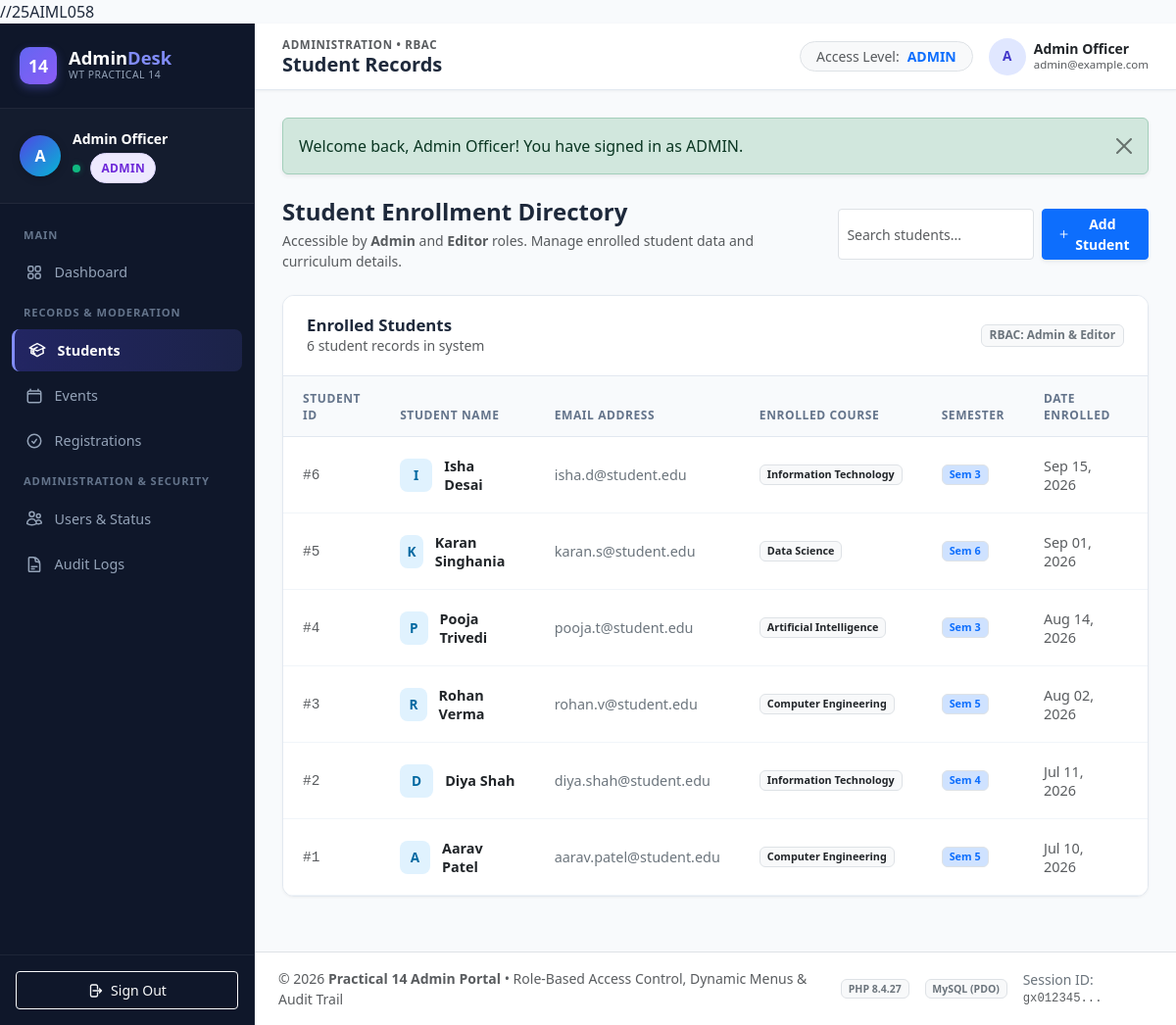
The app's page /admin/students.php (signed in) with its own data.
### tables this page shows
CREATE TABLE `students` (
    `id` INT UNSIGNED AUTO_INCREMENT PRIMARY KEY,
    `name` VARCHAR(100) NOT NULL,
    `email` VARCHAR(150) NOT NULL UNIQUE,
    `course` VARCHAR(100) NOT NULL,
    `semester` TINYINT UNSIGNED NOT NULL,
    `created_at` TIMESTAMP NOT NULL DEFAULT CURRENT_TIMESTAMP,
    INDEX `idx_students_course` (`course`)
);

### includes/auth.php (called while the page is built, shortened)
<?php
function e($value): string {
    return htmlspecialchars((string)($value ?? ''), ENT_QUOTES, 'UTF-8');
}

### admin/students.php (the view, shortened to what this page needs)
<?php
require_once __DIR__ . '/../includes/auth.php';
$stmt = $pdo->query('SELECT id, name, email, course, semester, created_at FROM students ORDER BY id DESC');
$students = $stmt->fetchAll();
require __DIR__ . '/../includes/header.php';
?>
<div class="d-flex flex-column flex-md-row justify-content-between align-items-md-center gap-3 mb-4">
    <div>
        <h2 class="h4 fw-bold mb-1">Student Enrollment Directory</h2>
        <p class="text-muted small mb-0">
            Accessible by <strong>Admin</strong> and <strong>Editor</strong> roles. Manage enrolled student data and curriculum details.
        </p>
    </div>
    <div class="d-flex gap-2">
        <input type="text" class="form-control form-control-sm" placeholder="Search students..." data-table-search="studentsTable" style="max-width: 200px;">
        <button class="btn btn-primary btn-sm fw-semibold d-flex align-items-center gap-1 shadow-sm px-3" data-bs-toggle="modal" data-bs-target="#addStudentModal">
            <svg xmlns="http://www.w3.org/2000/svg" style="width: 16px; height: 16px;" fill="none" viewBox="0 0 24 24" stroke="currentColor">
                <path stroke-linecap="round" stroke-linejoin="round" stroke-width="2" d="M12 4.5v15m7.5-7.5h-15" />
            </svg>
            <span>Add Student</span>
        </button>
    </div>
</div>
<div class="content-panel">
    <div class="panel-header">
        <div>
            <h2>Enrolled Students</h2>
            <span class="text-muted small"><?= count($students) ?> student records in system</span>
        </div>
        <span class="badge bg-light text-secondary border">RBAC: Admin &amp; Editor</span>
    </div>
    <div class="table-responsive">
        <table id="studentsTable" class="table table-modern align-middle">
            <thead>
                <tr>
                    <th>Student ID</th>
                    <th>Student Name</th>
                    <th>Email Address</th>
                    <th>Enrolled Course</th>
                    <th>Semester</th>
                    <th>Date Enrolled</th>
                    <th class="text-end">Actions</th>
                </tr>
            </thead>
            <tbody>
                <?php foreach ($students as $s): ?>
                    <tr>
                        <td class="font-monospace text-muted small">#<?= (int)$s['id'] ?></td>
                        <td>
                            <div class="person-cell">
                                <div class="cell-avatar" style="background: #e0f2fe; color: #0369a1;">
                                    <?= strtoupper(substr($s['name'], 0, 1)) ?>
                                </div>
                                <div class="fw-semibold text-dark"><?= e($s['name']) ?></div>
                            </div>
                        </td>
                        <td class="text-secondary small"><?= e($s['email']) ?></td>
                        <td>
                            <span class="badge bg-light text-dark border">
                                <?= e($s['course']) ?>
                            </span>
                        </td>
                        <td>
                            <span class="badge bg-primary-subtle text-primary border">
                                Sem <?= (int)$s['semester'] ?>
                            </span>
                        </td>
                        <td class="text-muted small">
                            <?= date('M d, Y', strtotime($s['created_at'])) ?>
                        </td>
                        <td class="text-end">
                        </td>
                    </tr>
                <?php endforeach; ?>
            </tbody>
        </table>
    </div>
</div>
<?php require __DIR__ . '/../includes/footer.php'; ?>

### assets/css/style.css (style rules this page uses)
:root { --primary: #4f46e5; --primary-hover: #4338ca; --primary-light: #eef2ff; --secondary: #64748b; --success: #10b981; --success-light: #ecfdf5; --warning: #f59e0b; --warning-light: #fffbeb; --danger: #ef4444; --danger-light: #fef2f2; --sidebar-bg: #0f172a; --sidebar-text: #94a3b8; --sidebar-active: #ffffff; --sidebar-active-bg: rgba(99, 102, 241, 0.2); --body-bg: #f8fafc; --card-bg: #ffffff; --border-color: #e2e8f0; --text-primary: #1e293b; --text-secondary: #64748b; --radius-sm: 8px; --radius-md: 12px; --radius-lg: 16px; --shadow-sm: 0 1px 3px rgba(0,0,0,0.05); --shadow-md: 0 4px 6px -1px rgba(0,0,0,0.07), 0 2px 4px -2px rgba(0,0,0,0.05); --shadow-lg: 0 10px 15px -3px rgba(0,0,0,0.08), 0 4px 6px -4px rgba(0,0,0,0.04); }
body { background-color: var(--body-bg); color: var(--text-primary); font-family: system-ui, -apple-system, "Segoe UI", Roboto, "Helvetica Neue", Arial, sans-serif; min-height: 100vh; margin: 0; }
.sidebar-nav svg { width: 18px; height: 18px; flex-shrink: 0; stroke-width: 2; }
.content-panel { background: #ffffff; border: 1px solid var(--border-color); border-radius: var(--radius-md); box-shadow: var(--shadow-sm); margin-bottom: 1.75rem; overflow: hidden; }
.panel-header { padding: 1.25rem 1.5rem; border-bottom: 1px solid var(--border-color); display: flex; align-items: center; justify-content: space-between; background: #ffffff; }
.panel-header h2 { font-size: 1.05rem; font-weight: 700; margin: 0; color: var(--text-primary); }
.table-modern { margin-bottom: 0; width: 100%; }
.table-modern th { background: #f8fafc; color: #64748b; font-size: 0.75rem; font-weight: 700; text-transform: uppercase; letter-spacing: 0.05em; padding: 0.85rem 1.25rem; border-bottom: 1px solid var(--border-color); }
.table-modern td { padding: 1rem 1.25rem; vertical-align: middle; border-bottom: 1px solid #f1f5f9; color: var(--text-primary); font-size: 0.9rem; }
.person-cell { display: flex; align-items: center; gap: 0.75rem; }
.cell-avatar { width: 34px; height: 34px; border-radius: 8px; background: #e0e7ff; color: #4338ca; font-weight: 700; display: flex; align-items: center; justify-content: center; font-size: 0.85rem; }

### records on screen
students: id "6", name "I", name "Isha Desai", email "isha.d@student.edu", course "Information Technology", semester "3", created_at "Sep 15, 2026"
students: id "5", name "K", name "Karan Singhania", email "karan.s@student.edu", course "Data Science", semester "6", created_at "Sep 01, 2026"
students: id "4", name "P", name "Pooja Trivedi", email "pooja.t@student.edu", course "Artificial Intelligence", semester "3", created_at "Aug 14, 2026"
students: id "3", name "R", name "Rohan Verma", email "rohan.v@student.edu", course "Computer Engineering", semester "5", created_at "Aug 02, 2026"
students: id "2", name "D", name "Diya Shah", email "diya.shah@student.edu", course "Information Technology", semester "4", created_at "Jul 11, 2026"
students: id "1", name "A", name "Aarav Patel", email "aarav.patel@student.edu", course "Computer Engineering", semester "5", created_at "Jul 10, 2026"

### other values on screen
substr($user['name'] ?? 'U', 0, 1) "A"
$user['name'] "Admin Officer"
$userRole "ADMIN"
$section['section'] "MAIN"
$item['title'] "Dashboard"
$section['section'] "RECORDS & MODERATION"
$item['title'] "Students"
$item['title'] "Events"
$item['title'] "Registrations"
$section['section'] "ADMINISTRATION & SECURITY"
$item['title'] "Users & Status"
$item['title'] "Audit Logs"
$pageTitle "Student Records"
$user['email'] "admin@example.com"
$flash['message'] "Welcome back, Admin Officer! You have signed in as ADMIN."
